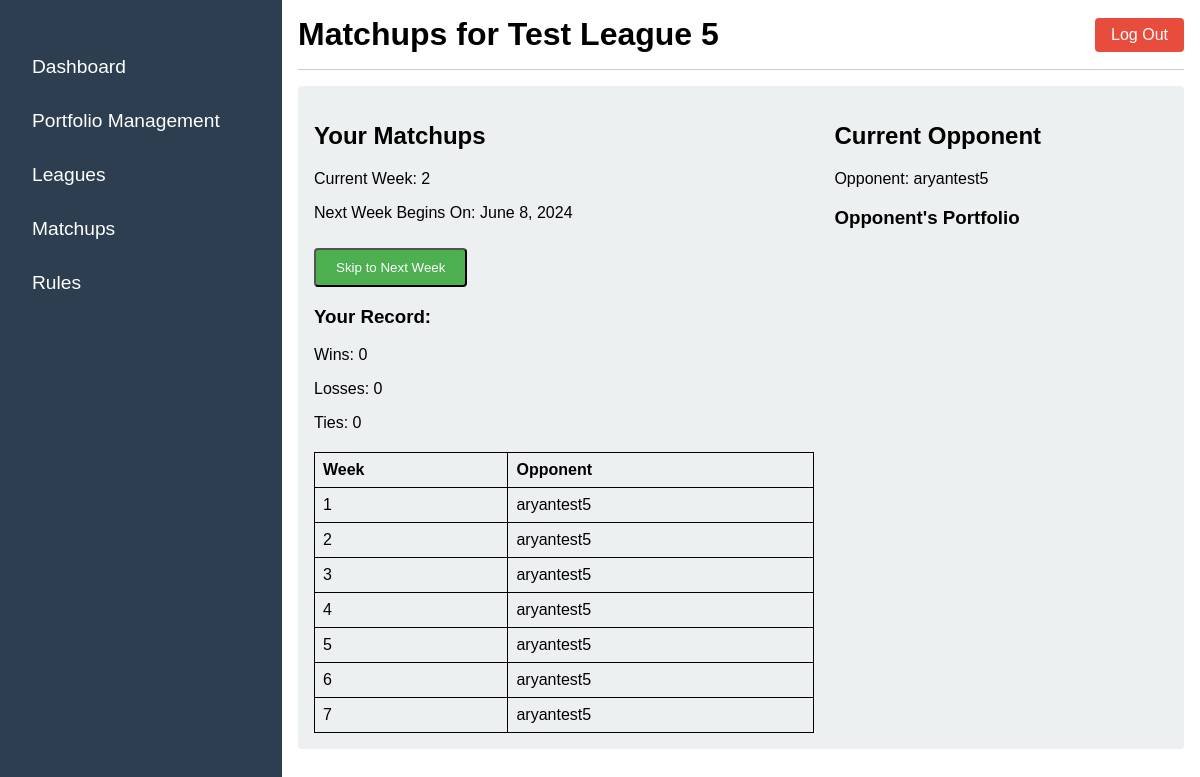
Page /matchups/ (signed in) on the committed database.
### leagues/models.py (models this page shows, shortened)
class League(models.Model):
    name = models.CharField(max_length=100)
    description = models.TextField(blank=True)
    created_at = models.DateTimeField(auto_now_add=True)
    owner = models.ForeignKey(User, on_delete=models.CASCADE, related_name='owned_leagues')
    key = models.CharField(max_length=20, default = "")
    started = models.BooleanField(default=False)
    draftDone = models.BooleanField(default=False)
    length = models.IntegerField(default=7)
    current_week = models.IntegerField(default=1)
    next_week_date = models.DateField(null=True, blank=True)

class Matchup(models.Model):
    league = models.ForeignKey(League, on_delete=models.CASCADE)
    week = models.IntegerField()
    user1 = models.ForeignKey(User, on_delete=models.CASCADE, related_name='matchup_user1')
    user2 = models.ForeignKey(User, on_delete=models.CASCADE, related_name='matchup_user2')
    user1_score = models.DecimalField(max_digits=10, decimal_places=2, default=0.0)
    user2_score = models.DecimalField(max_digits=10, decimal_places=2, default=0.0)

### leagues/views.py (the view)
# urls.py: path('matchups/', matchups_view, name='matchups'),
@login_required
def matchups_view(request):
    try:
        league_membership = LeagueMembership.objects.get(user=request.user)
        league = league_membership.league
    except LeagueMembership.DoesNotExist:
        league = None
    if not league or not league.draftDone:
        return redirect('league')
    update_current_week(league)
    if request.method == 'POST' and 'skip_week' in request.POST and league.owner == request.user:
        update_current_week(league, force_update=True)
        messages.success(request, 'Skipped to the next week.')
    matchups = Matchup.objects.filter(league=league, user1=request.user) | Matchup.objects.filter(league=league, user2=request.user)
    current_matchup = matchups.filter(week=league.current_week).first()
    if current_matchup:
        opponent = current_matchup.user1 if current_matchup.user2 == request.user else current_matchup.user2
        opponent_portfolio = Portfolio.objects.get(user=opponent, league=league)
        opponent_assets = PortfolioAsset.objects.filter(portfolio=opponent_portfolio)
    else:
        opponent = None
        opponent_assets = []
    user_record = {
        'wins': league_membership.wins,
        'losses': league_membership.losses,
        'ties': league_membership.ties,
    }
    context = {
        'league': league,
        'matchups': matchups.order_by('week'),
        'current_matchup': current_matchup,
        'opponent': opponent,
        'opponent_assets': opponent_assets,
        'user_record': user_record,
    }
    return render(request, 'matchups.html', context)

### leagues/utils.py (called while the page is built)
def get_user_score(user, league):
    try:
        portfolio = Portfolio.objects.get(user=user, league=league)
        return portfolio.cash
    except Portfolio.DoesNotExist:
        return 0.0

### leagues/views.py (called while the page is built)
def update_current_week(league, force_update=False):
    today = datetime.now().date()
    if league.next_week_date is None:
        league.next_week_date = today + timedelta(days=7)
        league.save()
    if league.draftDone and (today >= league.next_week_date or force_update):
        record_week_results(league)
        if league.current_week < league.length:
            league.current_week += 1
            league.next_week_date = today + timedelta(days=7)
            league.save()

### templates/matchups.html (shortened to what this page needs)
<!DOCTYPE html>
<html lang="en">
<head>
    {% load static %}
    <link rel="stylesheet" href="{% static 'css/portal.css' %}">
</head>
<body>
    <div class="portal-container">
        <nav class="sidebar">
            <ul>
                <li><a href="{% url 'user_portal' %}">Dashboard</a></li>
                <li><a href="{% url 'portfolio_management' %}">Portfolio Management</a></li>
                <li><a href="{% url 'league' %}">Leagues</a></li>
                <li><a href="{% url 'matchups' %}">Matchups</a></li>
                <li><a href="#">Rules</a></li>
            </ul>
        </nav>
        <div class="main-content">
            <header>
                <div class="header-content">
                    <h1>Matchups for {{ league.name }}</h1>
                    <a href="{% url 'logout' %}" class="logout-button">Log Out</a>
                </div>
            </header>
            <section class="matchups-container">
                <div class="matchups-table">
                    <h2>Your Matchups</h2>
                    <p>Current Week: {{ league.current_week }}</p>
                    <p>Next Week Begins On: {{ league.next_week_date }}</p>
                    {% if league.owner == request.user %}
                        <form method="post">
                            <button type="submit" name="skip_week" class="skip-week-button">Skip to Next Week</button>
                        </form>
                    {% endif %}
                    <div class="user-record">
                        <h3>Your Record:</h3>
                        <p>Wins: {{ user_record.wins }}</p>
                        <p>Losses: {{ user_record.losses }}</p>
                        <p>Ties: {{ user_record.ties }}</p>
                    </div>
                    <table>
                        <thead>
                            <tr>
                                <th>Week</th>
                                <th>Opponent</th>
                            </tr>
                        </thead>
                        <tbody>
                            {% for matchup in matchups %}
                                <tr>
                                    <td>{{ matchup.week }}</td>
                                    <td>
                                        {% if matchup.user1 == request.user %}
                                            {{ matchup.user2.username }}
                                        {% else %}
                                            {{ matchup.user1.username }}
                                        {% endif %}
                                    </td>
                                </tr>
                            {% endfor %}
                        </tbody>
                    </table>
                </div>
                <div class="opponent-info">
                    <h2>Current Opponent</h2>
                    {% if current_matchup %}
                        <p>Opponent: {{ opponent.username }}</p>
                        <h3>Opponent's Portfolio</h3>
                    {% else %}
                        <p>No opponent for the current week.</p>
                    {% endif %}
                </div>
            </section>
        </div>
    </div>
</body>
</html>

### static/css/portal.css (style rules this page uses)
body { font-family: 'Arial', sans-serif; margin: 0; padding: 0; display: flex; height: 100vh; }
.portal-container { display: flex; width: 100%; }
.sidebar { width: 250px; background-color: #2c3e50; color: white; display: flex; flex-direction: column; justify-content: space-between; padding: 1rem; }
.sidebar ul { list-style-type: none; padding: 0; }
.sidebar ul li { margin: 1rem 0; }
.sidebar ul li a { color: white; text-decoration: none; font-size: 1.2rem; display: block; padding: 0.5rem 1rem; transition: background 0.3s; }
.main-content { flex-grow: 1; padding: 1rem; }
header { display: flex; justify-content: space-between; align-items: center; border-bottom: 1px solid #ccc; padding-bottom: 1rem; margin-bottom: 1rem; }
.header-content { display: flex; justify-content: space-between; align-items: center; width: 100%; }
h1 { margin: 0; }
.logout-button { background-color: #e74c3c; color: white; text-decoration: none; padding: 0.5rem 1rem; border-radius: 4px; transition: background 0.3s; }
section { padding: 1rem; background-color: #ecf0f1; border-radius: 4px; }

### templates/matchups.html (style rules this page uses)
.matchups-container { display: flex; }
.matchups-table { width: 60%; margin-right: 20px; }
.opponent-info { width: 40%; }
table { width: 100%; border-collapse: collapse; }
table, th, td { border: 1px solid black; }
th, td { padding: 8px; text-align: left; }
.skip-week-button { display: inline-block; background-color: #4CAF50; color: white; padding: 10px 20px; text-align: center; text-decoration: none; border-radius: 4px; margin-top: 10px; }
.user-record { margin-bottom: 20px; }

### rows in the picture
League: name "Test League 5", current_week "2", next_week_date "June 8, 2024"
Matchup: week "1", user2.username "aryantest5"
Matchup: week "2", user2.username "aryantest5"
Matchup: week "3", user2.username "aryantest5"
Matchup: week "4", user2.username "aryantest5"
Matchup: week "5", user2.username "aryantest5"
Matchup: week "6", user2.username "aryantest5"
Matchup: week "7", user2.username "aryantest5"

### other values in the picture
{{ user_record.wins }} "0"
{{ user_record.losses }} "0"
{{ user_record.ties }} "0"
{{ opponent.username }} "aryantest5"
